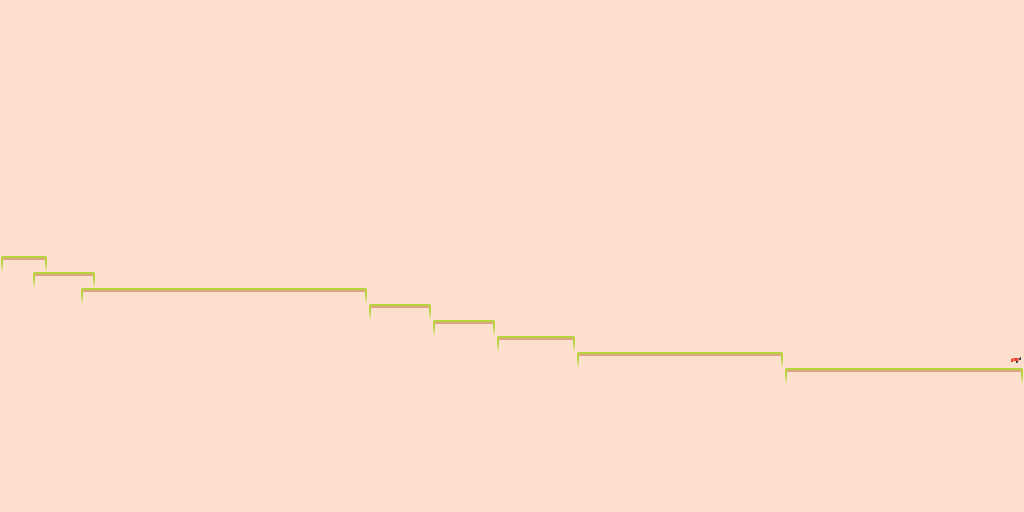

This game map was drawn from its Tiled (.tmx) file and the tilesets committed beside it. A one-line description and the trimmed map source follow:
An orthogonal 64x32 tile map with 16x16 px tiles, 2 tile layers (base, finish), 2 hidden layers not drawn.

<map version="1.9" tiledversion="1.9.2" orientation="orthogonal" renderorder="right-down" width="64" height="32" tilewidth="16" tileheight="16" infinite="0" nextlayerid="5" nextobjectid="1">
 <tileset firstgid="1" source="tilemap_packed.tsx" />
 <layer id="2" name="base" width="64" height="32">
  <data>[2048 cells, 2048 non-empty, 4 distinct tile ids]</data>
 </layer>
 <layer id="3" name="entities" width="64" height="32" visible="0">
  <data>[2048 cells, 1980 non-empty, 4 distinct tile ids]</data>
 </layer>
 <layer id="4" name="finish" width="64" height="32">
  <data>[2048 cells, 1 non-empty, 1 distinct tile ids]</data>
 </layer>
 <layer id="1" name="obstacle" width="64" height="32" visible="0">
  <data>[2048 cells, 66 non-empty, 1 distinct tile ids]</data>
 </layer>
</map>
